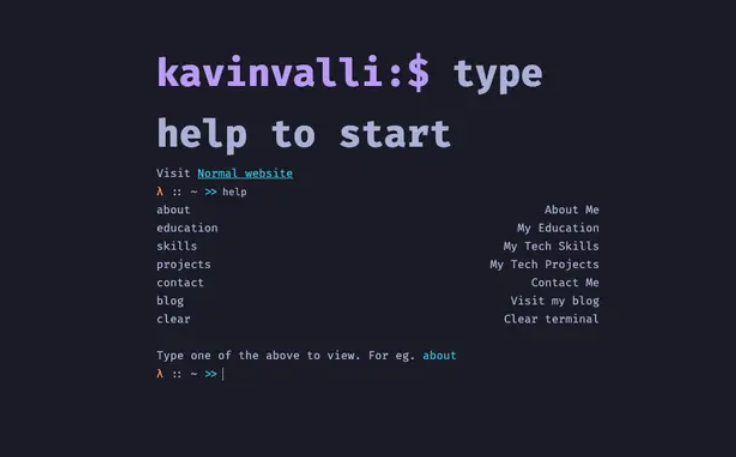
#> input picture inspiration.png, 736 x 457 px
$ python critify.py ../inspiration.png
#> lines starting #> are read from the running program, lines starting #| are printed output that depends on the picture
#!/usr/bin/env python3
"""
crtify — bake a CRT-monitor look into an image so it belongs on a terminal page.

    pip install pillow numpy
    ./crtify.py headshot.jpg -o out/
    ./crtify.py photos/*.jpg -o out/ --size 640 --curve 0.10
    ./crtify.py shot.png -o out/ --tint-amount 0.55 --highlight '#05ce91'

Everything is a dial. Defaults are tuned for the slate-blue terminal palette
(#1d2a35 ground, #cbd5e1 text). Run with --contact-sheet to compare settings
side by side before you commit.

Pipeline, in order — each stage can be turned off with its dial at 0:
    resize -> grade (saturation/contrast/brightness) -> duotone tint
    -> bloom -> chromatic aberration -> scanlines -> shadow mask
    -> barrel curve -> vignette -> grain
"""

import argparse
import glob
import os
import sys

import numpy as np
from PIL import Image, ImageFilter, ImageOps

# ---------------------------------------------------------------- helpers

def hex2rgb(s):
    s = s.lstrip("#")
    if len(s) == 3:
        s = "".join(c * 2 for c in s)
    return np.array([int(s[i:i + 2], 16) for i in (0, 2, 4)], dtype=np.float32)


def to_arr(im):
    """PIL RGB -> float array in 0..1"""
    return np.asarray(im.convert("RGB"), dtype=np.float32) / 255.0


def to_img(a):
    return Image.fromarray((np.clip(a, 0, 1) * 255 + 0.5).astype(np.uint8))


def luma(a):
    return a @ np.array([0.2126, 0.7152, 0.0722], dtype=np.float32)


def screen(base, top):
    """Screen blend — how phosphor bloom actually adds light."""
    return 1 - (1 - base) * (1 - top)


# ---------------------------------------------------------------- stages

def grade(a, saturation, contrast, brightness, black_lift):
    l = luma(a)[..., None]
    a = l + (a - l) * saturation
    a = (a - 0.5) * contrast + 0.5
    a = a * brightness
    # CRTs never reach true black; lift the floor so shadows read as glass
    return a * (1 - black_lift) + black_lift


def duotone(a, shadow, highlight, amount):
    """Pull the image toward a two-point ramp built from the page palette."""
    if amount <= 0:
        return a
    l = np.clip(luma(a), 0, 1)[..., None]
    ramp = shadow + (highlight - shadow) * l
    return a * (1 - amount) + ramp * amount


def bloom(a, radius, amount, threshold):
    if amount <= 0:
        return a
    l = luma(a)
    mask = np.clip((l - threshold) / max(1e-6, 1 - threshold), 0, 1)[..., None]
    bright = to_img(a * mask).filter(ImageFilter.GaussianBlur(radius))
    return screen(a, to_arr(bright) * amount)


def aberration(a, px):
    """Shift R and B apart by a pixel or two — beam misconvergence."""
    if px <= 0:
        return a
    out = a.copy()
    out[..., 0] = np.roll(a[..., 0], px, axis=1)
    out[..., 2] = np.roll(a[..., 2], -px, axis=1)
    return out


def scanlines(a, pitch, depth, thickness):
    if depth <= 0:
        return a
    h = a.shape[0]
    y = np.arange(h)
    dark = ((y % pitch) < thickness).astype(np.float32)
    return a * (1 - dark * depth)[:, None, None]


def shadow_mask(a, depth):
    """Aperture-grille stripes: dim R/G/B on a 3px horizontal cycle."""
    if depth <= 0:
        return a
    w = a.shape[1]
    x = np.arange(w) % 3
    mask = np.ones((w, 3), dtype=np.float32)
    for c in range(3):
        mask[x != c, c] = 1 - depth
    return a * mask[None, :, :]


def barrel(a, k, edge):
    """Bulge the glass. k=0 flat, 0.08–0.15 is a believable curve."""
    if k <= 0:
        return a
    h, w = a.shape[:2]
    yy, xx = np.mgrid[0:h, 0:w].astype(np.float32)
    cx, cy = (w - 1) / 2, (h - 1) / 2
    nx, ny = (xx - cx) / cx, (yy - cy) / cy
    r2 = nx * nx + ny * ny
    # scale so the corners land exactly on the corners — otherwise the bulge
    # samples past the edge and you get a band of background around the frame
    f = (1 + k * r2) / (1 + 2 * k)
    sx = nx * f * cx + cx
    sy = ny * f * cy + cy
    inside = (sx >= 0) & (sx <= w - 1) & (sy >= 0) & (sy <= h - 1)
    sx = np.clip(sx, 0, w - 1)
    sy = np.clip(sy, 0, h - 1)
    x0, y0 = np.floor(sx).astype(int), np.floor(sy).astype(int)
    x1, y1 = np.minimum(x0 + 1, w - 1), np.minimum(y0 + 1, h - 1)
    fx, fy = (sx - x0)[..., None], (sy - y0)[..., None]
    out = (a[y0, x0] * (1 - fx) * (1 - fy) + a[y0, x1] * fx * (1 - fy)
           + a[y1, x0] * (1 - fx) * fy + a[y1, x1] * fx * fy)
    return np.where(inside[..., None], out, edge[None, None, :])


def vignette(a, amount, falloff):
    if amount <= 0:
        return a
    h, w = a.shape[:2]
    yy, xx = np.mgrid[0:h, 0:w].astype(np.float32)
    nx = (xx - (w - 1) / 2) / ((w - 1) / 2)
    ny = (yy - (h - 1) / 2) / ((h - 1) / 2)
    r = np.sqrt(nx * nx + ny * ny) / np.sqrt(2)
    v = 1 - amount * np.clip((r - falloff) / max(1e-6, 1 - falloff), 0, 1) ** 1.6
    return a * v[..., None]


def grain(a, amount, seed=7):
    if amount <= 0:
        return a
    rng = np.random.default_rng(seed)
    return a + rng.normal(0, amount, a.shape).astype(np.float32)


# ---------------------------------------------------------------- pipeline

def crtify(im, o):
    if o.size:
        im = (ImageOps.fit(im, (o.size, o.size), Image.LANCZOS) if o.square
              else ImageOps.contain(im, (o.size, o.size), Image.LANCZOS))
    if o.autocontrast:
        im = ImageOps.autocontrast(im.convert("RGB"), cutoff=1)

    shadow = hex2rgb(o.shadow) / 255.0
    highlight = hex2rgb(o.highlight) / 255.0

    a = to_arr(im)
    a = grade(a, o.saturation, o.contrast, o.brightness, o.black_lift)
    a = duotone(a, shadow, highlight, o.tint_amount)
    a = bloom(a, o.bloom_radius, o.bloom, o.bloom_threshold)
    a = aberration(a, o.aberration)
    a = scanlines(a, o.scan_pitch, o.scan_depth, o.scan_thickness)
    a = shadow_mask(a, o.mask_depth)
    a = barrel(a, o.curve, shadow)
    a = vignette(a, o.vignette, o.vignette_falloff)
    a = grain(a, o.grain)
    return to_img(a)


PRESETS = {
    # name:        overrides
    "slate":   dict(),                                        # the default look
    "soft":    dict(scan_depth=0.14, curve=0.0, bloom=0.22, vignette=0.30),
    "heavy":   dict(scan_depth=0.34, curve=0.14, aberration=2, mask_depth=0.10,
                    grain=0.014, vignette=0.55),
    "amber":   dict(shadow="#1a1206", highlight="#ffcf87", tint_amount=0.55,
                    saturation=0.25),
    "green":   dict(shadow="#08120e", highlight="#9dffcb", tint_amount=0.60,
                    saturation=0.20),
    # screenshots are already flat-field: autocontrast would crush the terminal
    # background to black, so it stays off here
    "screenshot": dict(size=0, square=False, saturation=0.9, tint_amount=0.12,
                       autocontrast=False, black_lift=0.0, scan_depth=0.16,
                       curve=0.0, bloom=0.15, vignette=0.22),
}


def build_parser(suppress=False):
    """suppress=True builds the same parser with no defaults, so we can tell
    which options the user actually typed and let those beat the preset."""
    p = argparse.ArgumentParser(description="Bake a CRT look into images.",
                                formatter_class=argparse.ArgumentDefaultsHelpFormatter,
                                )
    p.add_argument("inputs", nargs="+", help="image files or globs")
    p.add_argument("-o", "--outdir", default="crt-out")
    p.add_argument("--suffix", default="-crt")
    p.add_argument("--format", default="png", choices=["png", "jpg", "webp"])
    p.add_argument("--quality", type=int, default=86)
    p.add_argument("--preset", choices=sorted(PRESETS), default="slate")
    p.add_argument("--contact-sheet", action="store_true",
                   help="write one image with every preset side by side")

    g = p.add_argument_group("geometry")
    g.add_argument("--size", type=int, default=560, help="longest side / square edge; 0 keeps original")
    g.add_argument("--square", action="store_true", default=True)
    g.add_argument("--no-square", dest="square", action="store_false")

    g = p.add_argument_group("grade")
    g.add_argument("--saturation", type=float, default=0.45)
    g.add_argument("--contrast", type=float, default=1.12)
    g.add_argument("--brightness", type=float, default=0.98)
    g.add_argument("--black-lift", type=float, default=0.045)
    g.add_argument("--autocontrast", action="store_true", default=True)
    g.add_argument("--no-autocontrast", dest="autocontrast", action="store_false")

    g = p.add_argument_group("palette")
    g.add_argument("--shadow", default="#1d2a35", help="page background")
    g.add_argument("--highlight", default="#cbd5e1", help="page foreground")
    g.add_argument("--tint-amount", type=float, default=0.38, help="0 keeps full color, 1 is pure duotone")

    g = p.add_argument_group("tube")
    g.add_argument("--bloom", type=float, default=0.30)
    g.add_argument("--bloom-radius", type=float, default=7.0)
    g.add_argument("--bloom-threshold", type=float, default=0.62)
    g.add_argument("--aberration", type=int, default=1, help="pixels of R/B separation")
    g.add_argument("--scan-pitch", type=int, default=3, help="scanline period in px")
    g.add_argument("--scan-thickness", type=int, default=1)
    g.add_argument("--scan-depth", type=float, default=0.24)
    g.add_argument("--mask-depth", type=float, default=0.06, help="aperture-grille strength")
    g.add_argument("--curve", type=float, default=0.08, help="barrel distortion")
    g.add_argument("--vignette", type=float, default=0.45)
    g.add_argument("--vignette-falloff", type=float, default=0.35)
    g.add_argument("--grain", type=float, default=0.008)
    if suppress:
        for action in p._actions:          # strip defaults: only typed flags land
            action.default = argparse.SUPPRESS
    return p


def main(argv=None):
    p = build_parser()
    o = p.parse_args(argv)
    given = vars(build_parser(True).parse_args(argv))
    for k, v in PRESETS[o.preset].items():
        setattr(o, k, v)
    for k, v in given.items():          # explicit flags win over the preset
        setattr(o, k, v)

    files = []
    for pat in o.inputs:
        files.extend(sorted(glob.glob(pat)) or ([pat] if os.path.exists(pat) else []))
    if not files:
        p.error("no input files matched")

    os.makedirs(o.outdir, exist_ok=True)
    ext = "jpg" if o.format == "jpg" else o.format

    for f in files:
        im = Image.open(f)
#> im is the input picture: PIL image 736x457 RGB; mean R, G, B 30.8, 31.8, 44.1
        stem = os.path.splitext(os.path.basename(f))[0]

        if o.contact_sheet:
            tiles = []
            for name in sorted(PRESETS):
                opts = argparse.Namespace(**vars(o))
                for k, v in PRESETS[name].items():
                    setattr(opts, k, v)
                opts.size = 260
                opts.square = True
                tiles.append((name, crtify(im, opts)))
            w = 260 * len(tiles)
            sheet = Image.new("RGB", (w, 260), tuple(hex2rgb(o.shadow).astype(int)))
            for i, (_, t) in enumerate(tiles):
                sheet.paste(t, (i * 260, 0))
            out = os.path.join(o.outdir, f"{stem}-presets.{ext}")
            sheet.save(out, quality=o.quality)
            print(out, "  order:", " ".join(n for n, _ in tiles))
            continue

        out = os.path.join(o.outdir, f"{stem}{o.suffix}.{ext}")
        res = crtify(im, o)
#> in crtify, `im = ImageOps.autocontrast(im.convert("RGB"), cutoff=1)`:
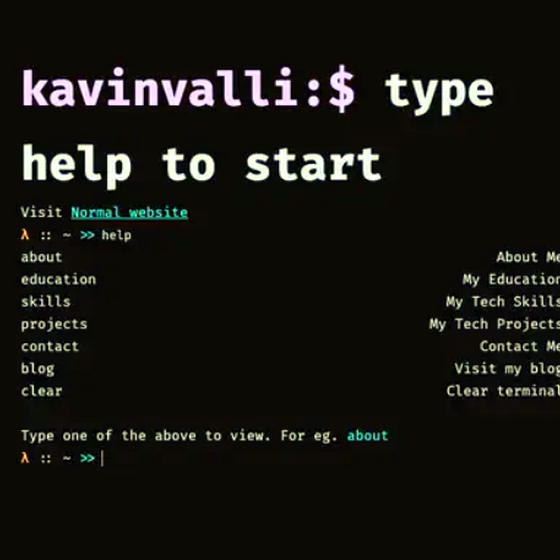
#> im: PIL image 560x560 RGB; mean R, G, B 23.2, 22.6, 18
#> in duotone, `ramp = shadow + (highlight - shadow) * l`:
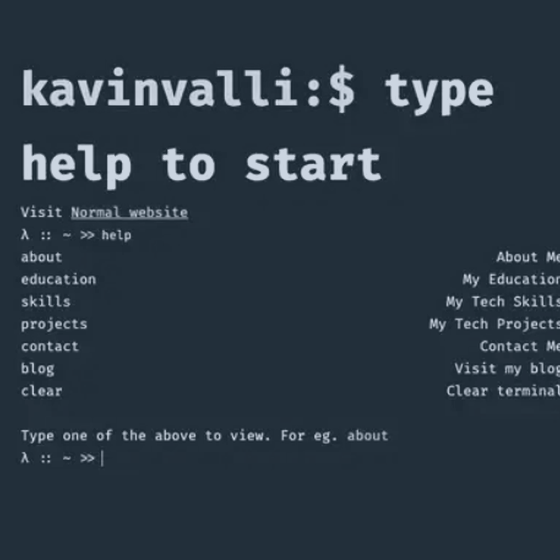
#> ramp: shape (560, 560, 3) float32; mean R, G, B 0.168, 0.219, 0.262
#> in bloom, `mask = np.clip((l - threshold) / max(1e-6, 1 - threshold), 0, 1)[..., ..`:
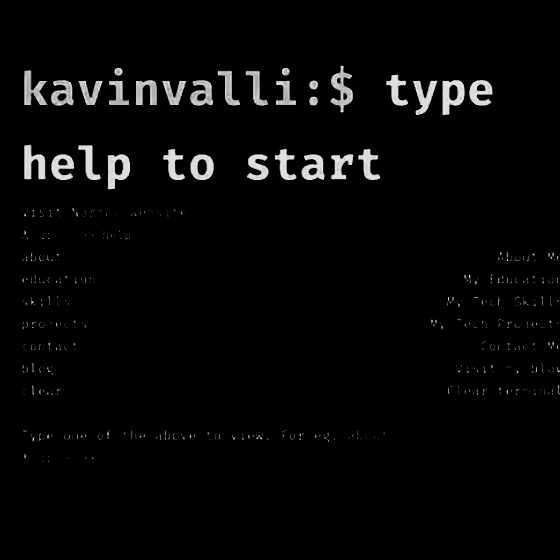
#> mask: shape (560, 560, 1) float32; min 0, max 0.891, mean 0.0256
#> in bloom, `bright = to_img(a * mask).filter(ImageFilter.GaussianBlur(radius))`:
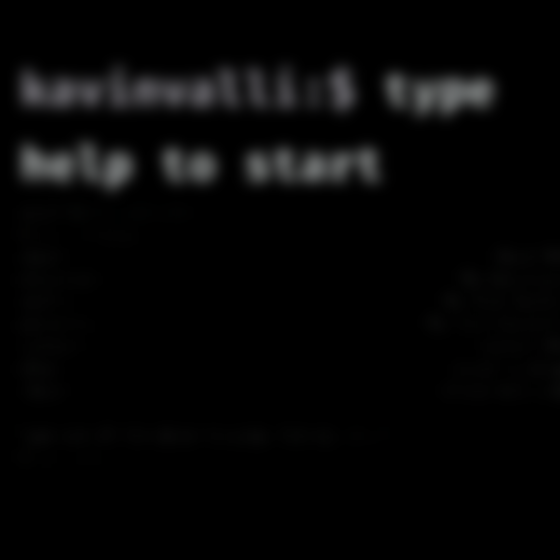
#> bright: PIL image 560x560 RGB; mean R, G, B 5.8, 5.9, 6
#> in barrel, `x0, y0 = np.floor(sx).astype(int), np.floor(sy).astype(int)`:
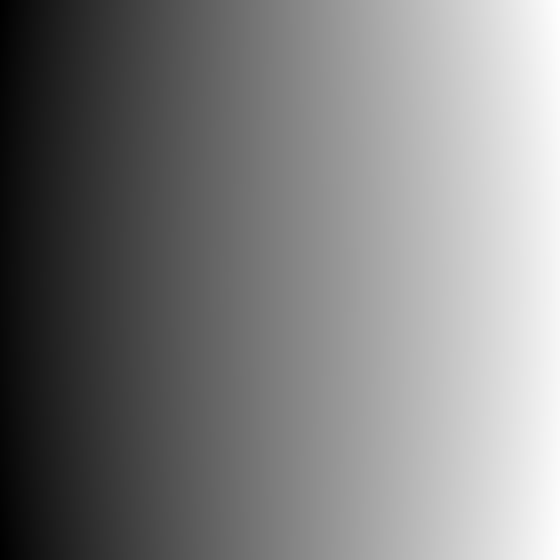
#> sx: shape (560, 560) float32; min 0, max 559, mean 279.5; drawn with min black and max white
#> in barrel, `x0, y0 = np.floor(sx).astype(int), np.floor(sy).astype(int)`:
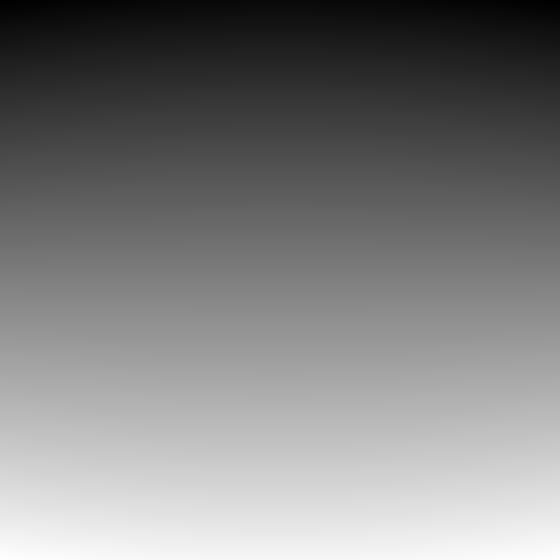
#> sy: shape (560, 560) float32; min 0, max 559, mean 279.5; drawn with min black and max white
#> in vignette, `return a * v[..., None]`:
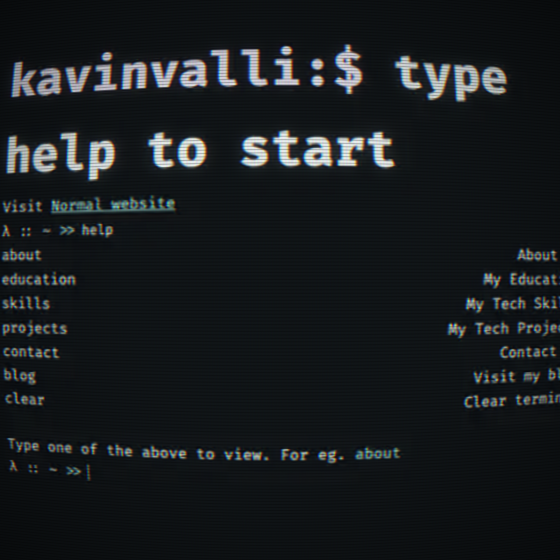
#> returned value: shape (560, 560, 3) float64; mean of channels 0, 1, 2 0.0973, 0.112, 0.121; drawn as R, G, B
        res.save(out, quality=o.quality, optimize=True)
        print(f"{out}  {res.width}x{res.height}")
#| crt-out/inspiration-crt.png  560x560

    return 0


if __name__ == "__main__":
    sys.exit(main())
#> (the program exits here)
